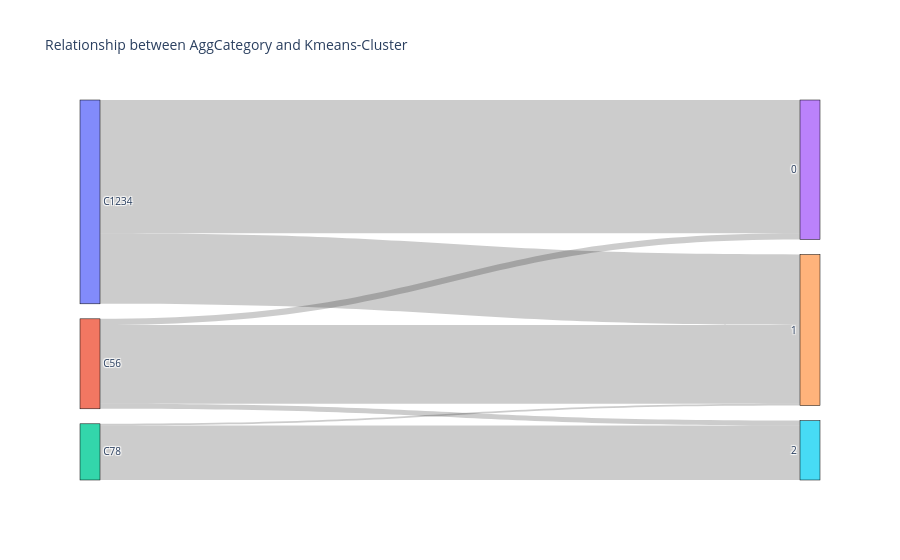

Notebook source saved alongside this figure:
### Code cell
#Draw a Sankey diagram to observe the differences between clusters and true categories.
import plotly.graph_objects as go
# Create a DataFrame from Agg_Category and Cluster
df = pd.DataFrame({'Agg_Category': df_class_merge['Agg_Category'], 'Cluster': df_class_merge['Cluster']})

# Count the relationships
count_relationship = df.groupby(['Agg_Category', 'Cluster']).size().reset_index(name='count')

# Create lists for source, target, and value
source = count_relationship['Agg_Category'].astype(str)
target = count_relationship['Cluster'].astype(str)
value = count_relationship['count']

# Create a unique list of Agg_Category and Cluster labels
labels = pd.concat([source, target]).unique().tolist()

# Convert source and target labels to their respective indices
source_indices = source.apply(lambda x: labels.index(x))
target_indices = target.apply(lambda x: labels.index(x))

# Create the Sankey diagram
fig = go.Figure(go.Sankey(
    node=dict(pad=15, thickness=20, line=dict(color="black", width=0.5), label=labels),
    link=dict(source=source_indices, target=target_indices, value=value)
))

fig.update_layout(title_text="Relationship between AggCategory and Kmeans-Cluster", font_size=10)
fig.show()

### Figure 1 — Plotly figure (JSON) as saved in the notebook; plotly's stock layout.template omitted (floating-point values rounded to 4 significant figures)
{"data": [{"link": {"source": [0, 0, 1, 1, 1, 2, 2], "target": [3, 4, 3, 4, 5, 4, 5], "value": [458, 242, 21, 271, 17, 6, 187]}, "node": {"label": ["C1234", "C56", "C78", "0", "1", "2"], "line": {"color": "black", "width": 0.5}, "pad": 15, "thickness": 20}, "type": "sankey"}], "layout": {"autosize": true, "font": {"size": 10}, "title": {"text": "Relationship between AggCategory and Kmeans-Cluster"}}}
